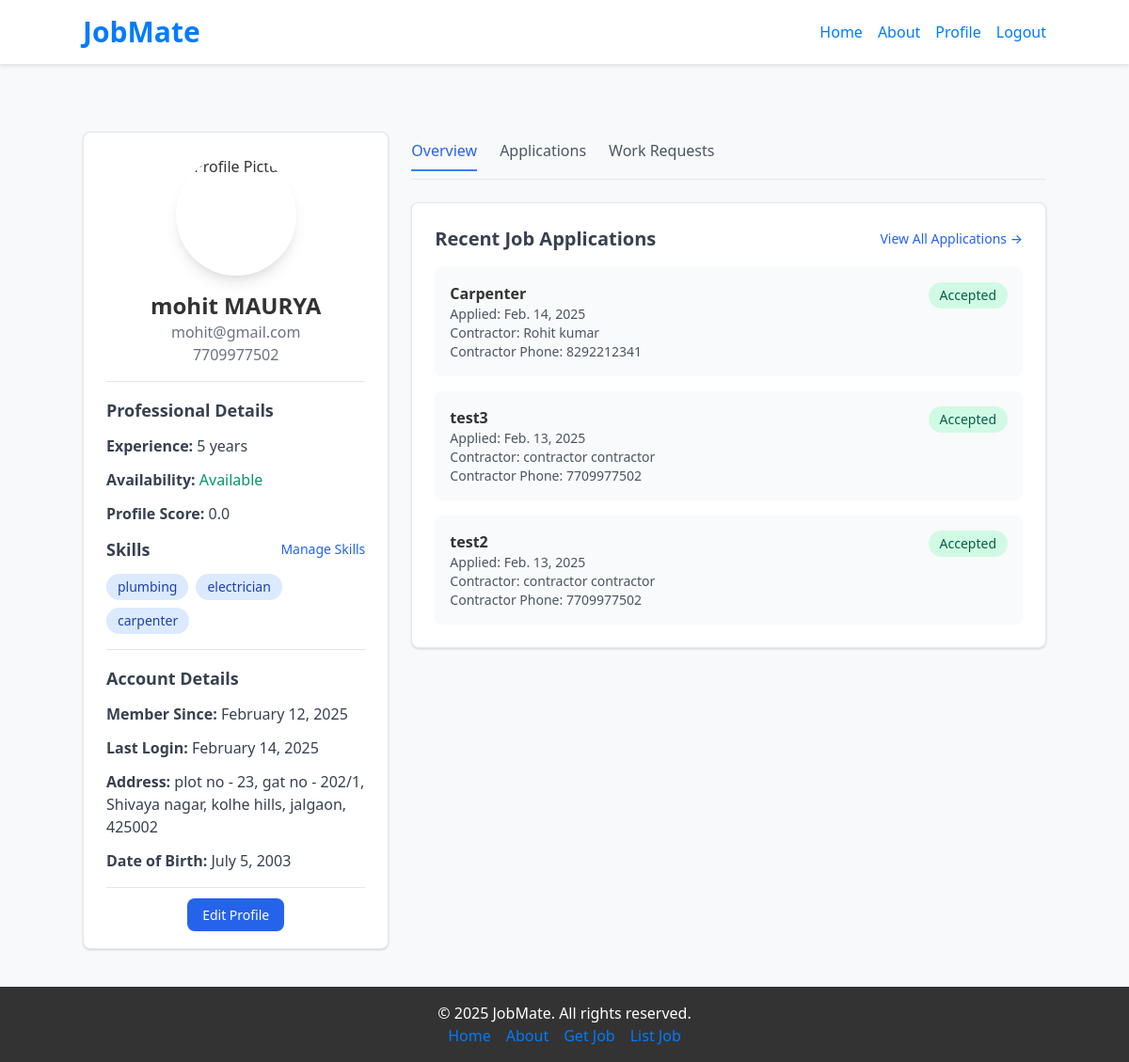
/worker/profile/ (signed in), run on an earlier commit of the app's database.
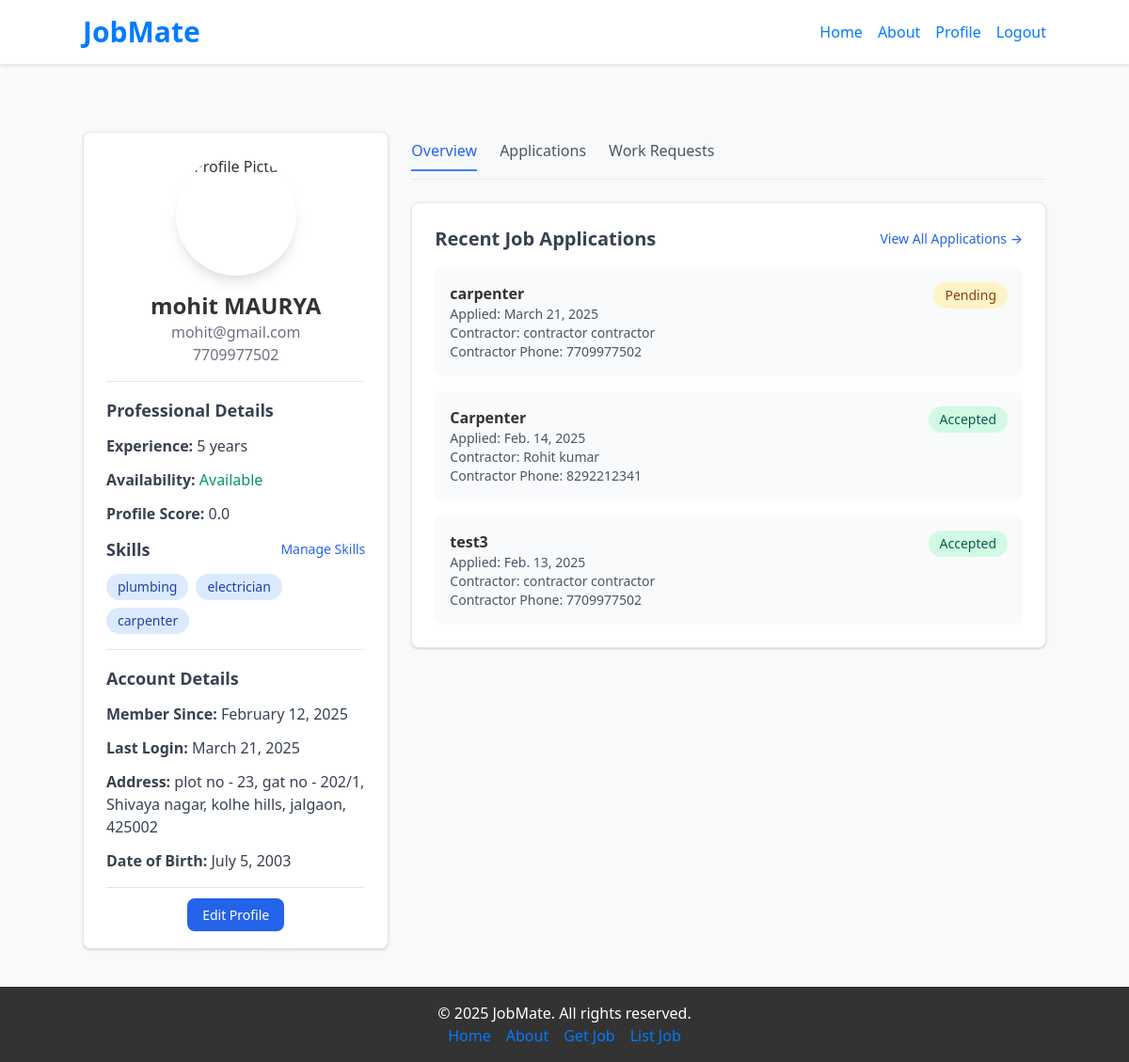
And on a later commit of the database.
### worker/models.py (models this page shows, shortened)
class Skill(models.Model):
    name = models.CharField(max_length=255, unique=True)
    category = models.CharField(max_length=255, blank=True, null=True)

class Worker(models.Model):
    user = models.OneToOneField(CustomUser, on_delete=models.CASCADE, primary_key=True)
    name = models.CharField(max_length=255, blank=True, null=True)
    experience = models.IntegerField(default=0)
    availability = models.BooleanField(default=True)
    location = models.CharField(max_length=255)
    profile_score = models.FloatField(default=0)
    skills = models.ManyToManyField('Skill', through='WorkerSkill')

### accounts/models.py (models this page shows)
class CustomUser(AbstractUser):
    ROLE_CHOICES = (
        ('worker', 'Worker'),
        ('contractor', 'Contractor'),
    )
    role = models.CharField(max_length=20, choices=ROLE_CHOICES, default='worker')
    phone = models.CharField(max_length=15, blank=True, null=True)
    address = models.TextField(blank=True, null=True)
    created_at = models.DateTimeField(auto_now_add=True)
    date_of_birth = models.DateField(blank=True, null=True)

### contractor/models.py (models this page shows, shortened)
class Application(models.Model):
    STATUS_CHOICES = (
        ('pending', 'Pending'),
        ('accepted', 'Accepted'),
        ('rejected', 'Rejected')
    )
    worker = models.ForeignKey('worker.Worker', on_delete=models.CASCADE)
    job = models.ForeignKey(Job, on_delete=models.CASCADE)
    status = models.CharField(max_length=10, choices=STATUS_CHOICES, default='pending')
    applied_at = models.DateTimeField(auto_now_add=True)
    class Meta:
        unique_together = ('worker', 'job')

class Job(models.Model):
    STATUS_CHOICES = (
        ('open', 'Open'),
        ('closed', 'Closed')
    )
    contractor = models.ForeignKey(Contractor, on_delete=models.CASCADE)
    title = models.CharField(max_length=255)
    description = models.TextField()
    location = models.CharField(max_length=255)
    wage = models.DecimalField(max_digits=10, decimal_places=2)
    required_skills = models.TextField(blank=True, null=True)
    created_at = models.DateTimeField(auto_now_add=True)
    status = models.CharField(max_length=10, choices=STATUS_CHOICES, default='open')

class Contractor(models.Model):
    user = models.OneToOneField(CustomUser, on_delete=models.CASCADE, primary_key=True)
    company_name = models.CharField(max_length=255, blank=True, null=True)
    rating_avg = models.FloatField(default=0)
    about = models.TextField(blank=True, null=True)

### worker/views.py (the view)
# urls.py: path('profile/', views.profile_worker, name='worker-profile'),
@login_required(login_url='/login/')
def profile_worker(request):
    worker = request.user.worker
    recent_applications = Application.objects.filter(worker=worker).order_by('-applied_at')[:3]
    return render(request, 'worker_profile.html', {
        'recent_applications': recent_applications,
    })

### worker/templates/worker_profile.html (shortened to what the changed rows need)
{% extends "base.html" %}
{% load static %}
{% block content %}
<div class="max-w-6xl mx-auto mt-8">
    <div class="grid grid-cols-1 md:grid-cols-3 gap-6">
        <div class="bg-white shadow rounded-lg p-6 border">
            <div class="text-center">
                <img src="{% static 'images/team1.jpg' %}" alt="Profile Picture" class="w-32 h-32 rounded-full mx-auto shadow-lg">
                <h2 class="text-2xl font-bold mt-4">{{ user.first_name }} {{ user.last_name }}</h2>
                <p class="text-gray-500">{{ user.email }}</p>
                <p class="text-gray-500">{{ user.phone }}</p>
            </div>
            <div class="space-y-3">
                <h3 class="text-lg font-semibold text-gray-700">Professional Details</h3>
                <p class="text-gray-700"><strong>Experience:</strong> {{ user.worker.experience }} years</p>
                <p class="text-gray-700"><strong>Availability:</strong>
                    {% if user.worker.availability %}
                        <span class="text-green-600">Available</span>
                    {% else %}
                        <span class="text-red-600">Not Available</span>
                    {% endif %}
                </p>
                <p class="text-gray-700"><strong>Profile Score:</strong> {{ user.worker.profile_score }}</p>
                <div class="flex justify-between items-center">
                    <h3 class="text-lg font-semibold text-gray-700">Skills</h3>
                    <a href="{% url 'manage-skills' %}" class="text-sm text-blue-600 hover:text-blue-700">
                    </a>
                </div>
                <div class="flex flex-wrap gap-2">
                    {% for skill in user.worker.skills.all %}
                        <span class="px-3 py-1 bg-blue-100 text-blue-800 rounded-full text-sm">
                            {{ skill.name }}
                        </span>
                    {% endfor %}
                </div>
            </div>
            <div class="space-y-3">
                <h3 class="text-lg font-semibold text-gray-700">Account Details</h3>
                <p class="text-gray-700"><strong>Member Since:</strong> {{ user.date_joined|date:"F j, Y" }}</p>
                <p class="text-gray-700"><strong>Last Login:</strong> {{ user.last_login|date:"F j, Y" }}</p>
                <p class="text-gray-700"><strong>Address:</strong> {{ user.address|default:"Not provided" }}</p>
                {% if user.date_of_birth %}
                    <p class="text-gray-700"><strong>Date of Birth:</strong> {{ user.date_of_birth|date:"F j, Y" }}</p>
                {% endif %}
            </div>
        </div>
        <div class="col-span-2">
            <div class="bg-white shadow rounded-lg p-6 border mt-6">
                <div class="mt-4 space-y-4">
                    {% for application in recent_applications %}
                    <div class="bg-gray-50 p-4 rounded-lg">
                        <div class="flex justify-between items-start">
                            <div>
                                <h4 class="font-semibold">{{ application.job.title }}</h4>
                                <p class="text-sm text-gray-600">Applied: {{ application.applied_at|date }}</p>
                                <p class="text-sm text-gray-600">Contractor: {{ application.job.contractor.user.get_full_name }}</p>
                                <p class="text-sm text-gray-600">Contractor Phone: {{ application.job.contractor.user.phone }}</p>
                            </div>
                            <span class="px-3 py-1 rounded-full text-sm
                                {% if application.status == 'pending' %}bg-yellow-100 text-yellow-800
                                {% elif application.status == 'accepted' %}bg-green-100 text-green-800
                                {% else %}bg-red-100 text-red-800{% endif %}">
                                {{ application.get_status_display }}
                            </span>
                        </div>
                    </div>
                    {% empty %}
                    <p class="text-gray-600">No applications yet.</p>
                    {% endfor %}
                </div>
            </div>
        </div>
    </div>
</div>
{% endblock %}

What changed in the data, as far as the page shows it:
no longer on this page (row unchanged): Application: job "test2", applied_at "Feb. 13, 2025", job.contractor.user.get_full_name "contractor contractor", job.contractor.user.phone "7709977502", status "Accepted"
changed CustomUser "mohit": last_login "February 14, 2025" → "March 21, 2025"
added Application: job "carpenter", applied_at "March 21, 2025", job.contractor.user.get_full_name "contractor contractor", job.contractor.user.phone "7709977502", status "Pending"
